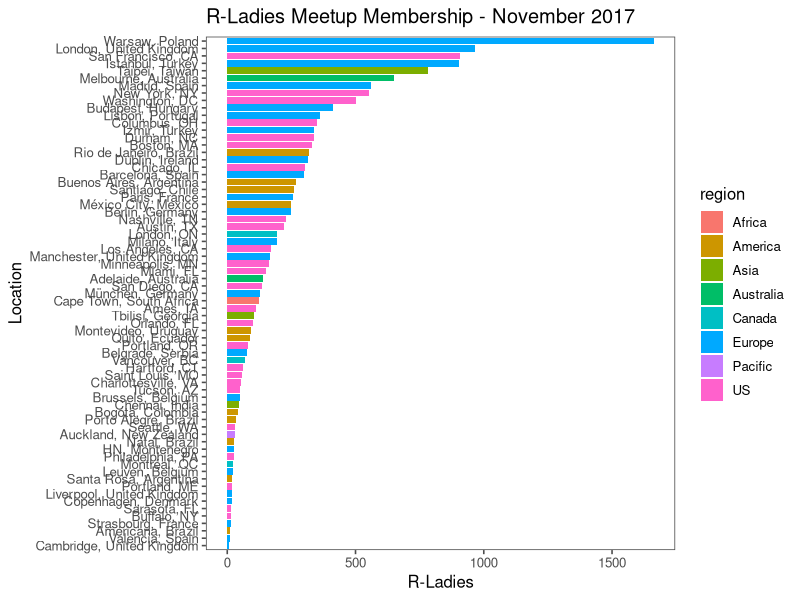

The R source for this figure:
## ---- chunk 1
library(readr)
library(ggplot2)
library(ggthemes)
library(tidyr)
## ---- chunk 2
rladies_meetup_groups <- read_csv("../../data/rladies_meetup_groups.csv")

rladies_meetup_groups <- rladies_meetup_groups %>%
  separate(timezone, c("region"), sep="/", extra="drop", fill="left")

ggplot(rladies_meetup_groups ,
       aes(x = reorder(localized_location, members), y = members, fill = region)) +
  theme_few() +
  geom_col(position="stack") +
  coord_flip() +
  labs(title="R-Ladies Meetup Membership - November 2017", x="Location", y="R-Ladies")

